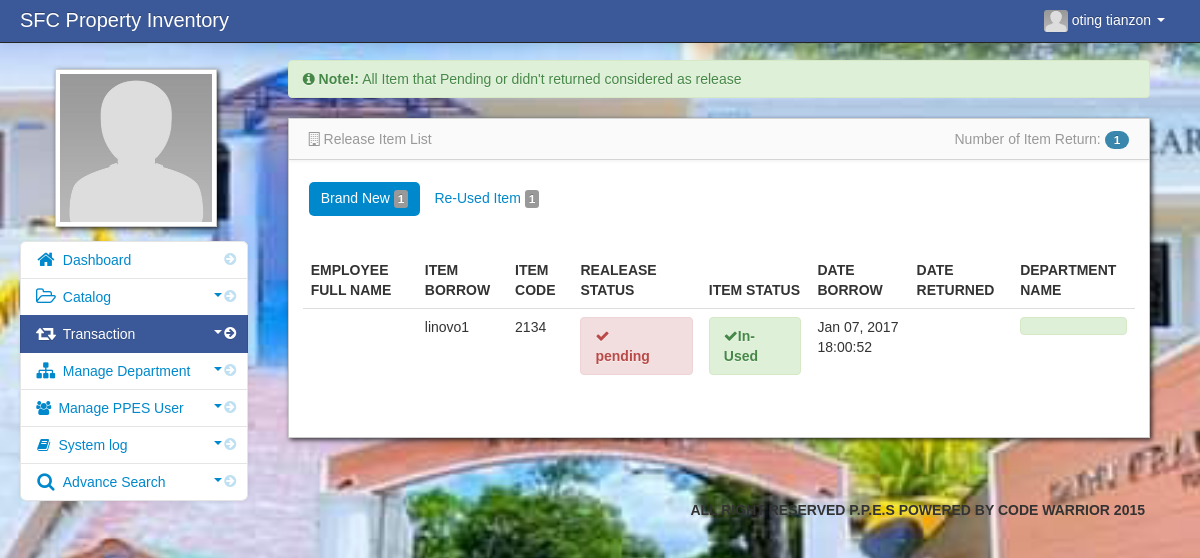
The app's page /admin/View_release_item.php (signed in) with its own data.
### tables this page shows
CREATE TABLE `user` (
  `user_id` int(11) NOT NULL,
  `firstname` varchar(100) NOT NULL,
  `middlename` varchar(100) NOT NULL,
  `lastname` varchar(100) NOT NULL,
  `username` varchar(100) NOT NULL,
  `password` varchar(100) NOT NULL,
  `adminthumbnails` varchar(128) NOT NULL
);

CREATE TABLE `release_details` (
  `release_details_id` int(11) NOT NULL,
  `dep_id` int(128) NOT NULL,
  `item_id` int(11) NOT NULL,
  `release_id` int(11) NOT NULL,
  `release_status` varchar(128) NOT NULL,
  `remarks` varchar(128) NOT NULL,
  `date_return` datetime NOT NULL
);

CREATE TABLE `item` (
  `item_id` int(11) NOT NULL,
  `item_serial` int(11) NOT NULL,
  `item_name` varchar(100) NOT NULL,
  `item_qty` varchar(20) DEFAULT NULL,
  `item_brand` varchar(100) NOT NULL,
  `item_description` varchar(100) NOT NULL,
  `item_status` varchar(100) NOT NULL,
  `created_at` datetime NOT NULL DEFAULT current_timestamp()
);

CREATE TABLE `tbl_release` (
  `release_id` int(11) NOT NULL,
  `client_id` int(11) NOT NULL,
  `date_borrow` datetime NOT NULL
);

### admin/session.php (called while the page is built, shortened)
<?php
$session_id=$_SESSION['id'];
?>

### admin/View_release_item.php (the view, shortened to what this page needs)
<?php include('header.php'); ?>
<?php include('session.php'); ?>
    <body>
		<?php include('navbar.php') ?>
        <div class="container-fluid">
            <div class="row-fluid">
				<?php include('transaction_sidebar.php'); ?>
                <div class="span9" id="content">
                     <div class="row-fluid">
			<div class="empty">
                    <div class="alert alert-success alert-dismissable">
                         <i class="icon-info-sign"></i>  <strong>Note!:</strong> All Item that Pending or didn't returned considered as release
                    </div>
               </div>
            <div id="block_bg" class="block">
                  <div class="navbar navbar-inner block-header">
								    <div class="muted pull-left"><i class="icon-reorder icon-building"></i> Release Item List</div>
                                <div id="" class="muted pull-right">
								<?php
								$return_item = mysqli_query($conn,"select * from release_details
				                 LEFT JOIN item ON release_details.item_id = item.item_id
	                             LEFT JOIN tbl_release ON release_details.release_id=tbl_release.release_id
								 LEFT JOIN client ON tbl_release.client_id=client.client_id
		                        where release_status='pending' and remarks=' / Brand new' ORDER BY release_details.release_details_id DESC")or die(mysqli_error());
								$count_my_item = mysqli_num_rows($return_item);?>
								Number of Item Return: <span class="badge badge-info"><?php echo $count_my_item; ?></span>
								</div>
                    </div>
<div class="container-fluid">
 <div class="row-fluid">
	  	<div class="pull-Left">
	    <ul class="nav nav-pills">
		        <?php
	           $count_item=mysqli_query($conn,"select * from release_details
				                 LEFT JOIN item ON release_details.item_id = item.item_id
	                             LEFT JOIN tbl_release ON release_details.release_id=tbl_release.release_id
								 LEFT JOIN client ON tbl_release.client_id=client.client_id
								 LEFT JOIN department ON release_details.dep_id=department.dep_id
		                        where release_status='pending' and  remarks=' / Brand new' ORDER BY release_details.release_details_id DESC");
	           $count = mysqli_num_rows($count_item);
               ?>
		      <li class="active">
			     <a href="View_release_item.php">Brand New&nbsp;<span class="label label-default"> <?php echo $count;?></span></a>
		      </li>
		       <?php
	           $count_item=mysqli_query($conn,"select * from release_details
				                 LEFT JOIN item ON release_details.item_id = item.item_id
	                             LEFT JOIN tbl_release ON release_details.release_id=tbl_release.release_id
								 LEFT JOIN client ON tbl_release.client_id=client.client_id
								 LEFT JOIN department ON release_details.dep_id=department.dep_id
		                        where release_status='pending' and  remarks='/ Re-used' ORDER BY release_details.release_details_id DESC");
	           $count = mysqli_num_rows($count_item);
               ?>
				<li class="">
					<a href="vie_release_reuse_item.php">Re-Used Item&nbsp;<span class="label label-default"> <?php echo $count;?></span></a>
				</li>
			</ul>
	  </div>
	</div>
</div>
<div class="block-content collapse in">
<div class="span12">
	<form action="" method="post">
  	<table cellpadding="0" cellspacing="0" border="0" class="table" id="example">
		<thead>
		     <tr>
					<th>Employee Full Name</th>
					<th>Item Borrow </th>
					<th>Item Code</th>
			        <th>Realease status  </th>
					<th>Item Status  </th>
					<th>Date Borrow  </th>
					<th>Date Returned   </th>
                    <th>Department Name </th>
		    </tr>
		</thead>
<tbody>
 <?php
$returne_item = mysqli_query($conn,"select * from release_details
				                 LEFT JOIN item ON release_details.item_id = item.item_id
	                             LEFT JOIN tbl_release ON release_details.release_id=tbl_release.release_id
								 LEFT JOIN client ON tbl_release.client_id=client.client_id
								 LEFT JOIN department ON release_details.dep_id=department.dep_id
		                        where release_status='pending' and  remarks=' / Brand new' ORDER BY release_details.release_details_id DESC")or die(mysqli_error());
while($row = mysqli_fetch_array($returne_item)){
?>
<tr>
            <td><?php echo $row['firstname']; ?>
		    <?php echo $row['lastname']; ?></td>
		    <td> <?php echo $row['item_name']; ?></td>
			<td><?php echo $row['item_serial']; ?></td>
			<td><?php
		       if($row['release_status']=='pending')
		       {
			   echo '<div class="alert alert-danger"><i class="icon-ok"> </i><strong>'.$row['release_status'].'</strong></div>';
               };
			  ?>
			</td>
		<td><?php
		       if($row['item_status']=='Good condition')
			   {
			   echo '<div class="alert alert-warning"><i class="icon-ok"></i><strong>'.$row['item_status'].''.$row['remarks'].'</strong></div>';
               }
		       else
			   {
			  echo '<div class="alert alert-success"><i class="icon-ok"></i><strong>'.$row['item_status'].'</strong></div>';
		       };
			  ?>
		</td>
            <td><?php echo date("M d, Y H:i:s",strtotime($row['date_borrow'])); ?></td>
			<td><?php echo ($row['date_return'] == "0000-00-00 00:00:00") ? "" : date("M d, Y H:i:s",strtotime($row['date_return'])); ?></td>
			<td><div class="alert alert-success"><?php echo $row['dep_name']; ?></div></td>
		</tr>
	<?php } ?>
</tbody>
</table>
</form>
              </div>
           </div>
        </div>
     </div>
  </div>
</div>
<?php include('footer.php'); ?>
</div>
<?php include('script.php'); ?>
</body>

### admin/navbar.php (shortened to what this page needs)
<div class="navbar navbar-inverse navbar-fixed-top">
          <div class="navbar-inner">
             <div class="container-fluid">
		 <div class="navbar-header">
                  <span class="brand" href="#">SFC Property Inventory</span>
		 </div>
                  <div class="nav-collapse collapse">
                      <ul class="nav pull-right">
				<?php $query= mysqli_query($conn,"select * from user where user_id = '$session_id'")or die(mysqli_error());
					  $row = mysqli_fetch_array($query);
				?>
                          <li class="dropdown">
                              <a href="#" role="button" class="dropdown-toggle" data-toggle="dropdown"><img id="avatar1" class="img-responsive" src="<?php echo $row['adminthumbnails']; ?>">&nbsp;<?php echo $row['firstname']." ".$row['lastname'];  ?> <i class="caret"></i>
                              </a>
                          </li>
                      </ul>
                  </div>
              </div>
          </div>
      </div>

### admin/transaction_sidebar.php (shortened to what this page needs)
     <div class="span3" id="sidebar">
	              <img id="admin_avatar" class="img-polaroid" src="<?php echo $row['adminthumbnails']; ?>">
                  <ul class="nav nav-list bs-docs-sidenav nav-collapse collapse">
                           <li class="">
						   <a href="dashboard.php"><i class="icon-chevron-right"></i><i class="icon-home icon-large"></i>&nbsp;Dashboard</a>
						   </li>
						 <li class="">
						    <a href="javascript:;" role="button" class="dropdown-toggle" data-toggle="collapse" data-target="#bs"><i class="icon-chevron-right"></i><i class="icon-folder-open-alt icon-large"></i>&nbsp;Catalog
						    <div class="muted pull-right"><i class="caret"></i></div></a>
						</li>
					    <li class="active">
						    <a href="javascript:;" role="button" class="dropdown-toggle" data-toggle="collapse" data-target="#bs2"><i class="icon-chevron-right"></i><i class="icon-retweet icon-large"></i>&nbsp;Transaction
							<div class="muted pull-right"><i class="caret"></i></div></a>
						</li>
						  <li class="">
						    <a href="javascript:;" role="button" class="dropdown-toggle" data-toggle="collapse" data-target="#bs1"><i class="icon-chevron-right"></i><i class="icon-sitemap icon-large"></i>&nbsp;Manage Department
						    <div class="muted pull-right"><i class="caret"></i></div></a>
						</li>
						<li>
						    <a href="javascript:;" role="button" class="dropdown-toggle" data-toggle="collapse" data-target="#bs3"><i class="icon-chevron-right"></i><i class="icon-group"></i>&nbsp;Manage PPES User
							<div class="muted pull-right"><i class="caret"></i></div></a>
						</li>
						<li>
						    <a href="javascript:;" role="button" class="dropdown-toggle" data-toggle="collapse" data-target="#bs4"><i class="icon-chevron-right"></i><i class="icon-book"></i>&nbsp;System log
							<div class="muted pull-right"><i class="caret"></i></div></a>
						</li>
                         <li class="">
                           <a href="javascript:;" role="button" class="dropdown-toggle" data-toggle="collapse" data-target="#bs5"><i class="icon-chevron-right"></i><i class="icon-search icon-large"></i>&nbsp;Advance Search
						   <div class="muted pull-right"><i class="caret"></i></div></a>
                        </li>
                  </ul>
</div>

### admin/assets/styles.css (style rules this page uses)
body { padding-top: 60px; padding-bottom: 40px; background-color: #f5f5f5; }
#content { margin-left:0px; }
.block { background: url("../images/pixel-60fff.png") repeat scroll 0 0 rgba(0, 0, 0, 0) !important; border: 1px solid #ccc; background: white; margin: 1em 0em; border-top: none; -webkit-box-shadow: 2px 2px 5px rgba(0, 0, 6, 0.75); -moz-box-shadow: 2px 2px 5px rgba(0, 0, 6, 0.75); box-shadow: 2px 2px 5px rgba(0, 0, 6, 0.75); }
.block-content { margin: 1em; min-height: .25em; }
.block-header { margin-bottom: 0px; border-right: none; border-left: none; -webkit-border-radius: 0px; -moz-border-radius: 0px; border-radius: 0px; }
.block-header div { padding-top: 10px; }
.bs-docs-sidenav { max-width: 228px; margin: 30px 0 0; padding: 0; background-color: #fff; -webkit-border-radius: 6px; -moz-border-radius: 6px; border-radius: 6px; -webkit-box-shadow: 0 1px 4px rgba(0,0,0,.065); -moz-box-shadow: 0 1px 4px rgba(0,0,0,.065); box-shadow: 0 1px 4px rgba(0,0,0,.065); }
.bs-docs-sidenav > li > a { display: block; width: 190px \9; margin: 0 0 -1px; padding: 8px 14px; border: 1px solid #e5e5e5; }
.bs-docs-sidenav > li:first-child > a { -webkit-border-radius: 6px 6px 0 0; -moz-border-radius: 6px 6px 0 0; border-radius: 6px 6px 0 0; }
.bs-docs-sidenav > li:last-child > a { -webkit-border-radius: 0 0 6px 6px; -moz-border-radius: 0 0 6px 6px; border-radius: 0 0 6px 6px; }
.bs-docs-sidenav > .active > a { position: relative; z-index: 2; padding: 9px 15px; border: 0; text-shadow: 0 1px 0 rgba(0,0,0,.15); -webkit-box-shadow: inset 1px 0 0 rgba(0,0,0,.1), inset -1px 0 0 rgba(0,0,0,.1); -moz-box-shadow: inset 1px 0 0 rgba(0,0,0,.1), inset -1px 0 0 rgba(0,0,0,.1); box-shadow: inset 1px 0 0 rgba(0,0,0,.1), inset -1px 0 0 rgba(0,0,0,.1); }
.bs-docs-sidenav .icon-chevron-right { float: right; margin-top: 2px; margin-right: -6px; opacity: .25; }
.bs-docs-sidenav .active .icon-chevron-right, .bs-docs-sidenav .active a:hover .icon-chevron-right { opacity: 1; }

### records on screen
user: adminthumbnails (placeholder picture), firstname "oting", lastname "tianzon"
release_details: item.item_name "linovo1", item.item_serial "2134", release_status "pending", item.item_status "In-Used", release.date_borrow "Jan 07, 2017 18:00:52"

### other values on screen
$count_my_item "1"
$count "1"
